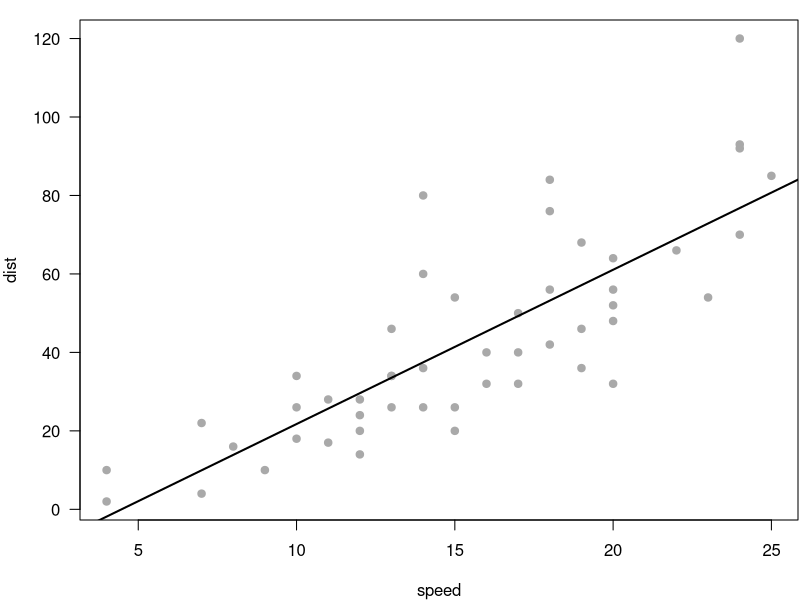

The R source for this figure:
## ---- chunk 1
options(htmltools.dir.version = FALSE)
## ---- chunk 2
# a boring regression
fit = lm(dist ~ 1 + speed, data = cars)
coef(summary(fit))
## ---- chunk 3
par(mar = c(4, 4, 1, .1))
plot(cars, pch = 19, col = 'darkgray', las = 1)
abline(fit, lwd = 2)
## ---- chunk 4
knitr::kable(head(iris), format = 'html')
## ---- chunk 5
if (TRUE) {
{{ message("Very important!") }}
}
